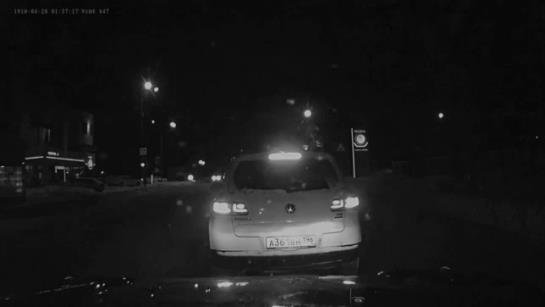
#> input picture qualitySharpness/sharpness.png, 545 x 307 px
$ python qualityEnhance.py
#> lines starting #> are read from the running program, lines starting #| are printed output that depends on the picture
import cv2
import numpy as np

imagedata_original = cv2.imread('sharpness.png')
#> imagedata_original is the input picture: shape (307, 545, 3); min 0, max 204, mean 25.1
cv2.imshow('Original image', imagedata_original)
cv2.waitKey(0)

sharpening_filter = np.array([[-1,-1,-1],
                             [-1,9,-1],
                             [-1,-1,-1]])

sharpened_image = cv2.filter2D(imagedata_original, -1, sharpening_filter)
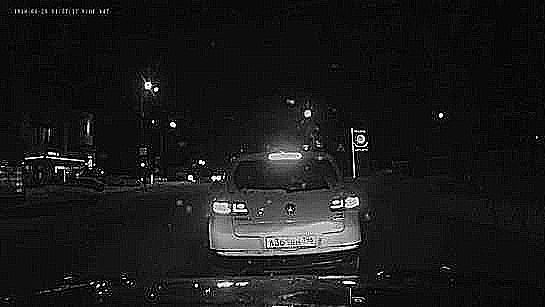
#> sharpened_image: shape (307, 545, 3); min 0, max 255, mean 26
cv2.imshow('Sharpened Image', sharpened_image)

cv2.waitKey(0)
cv2.destroyAllWindows()


# [15 lines of commented-out code are left out]
